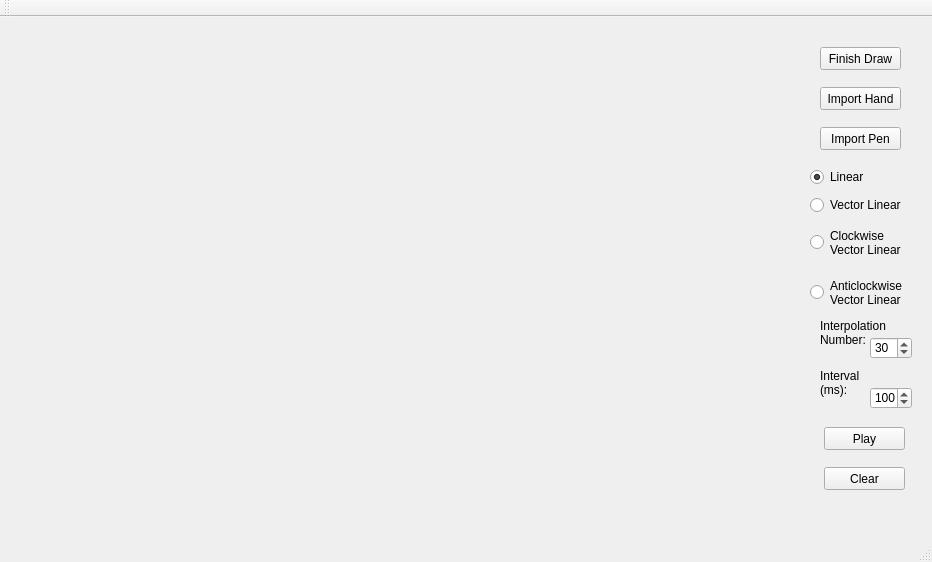
<?xml version="1.0" encoding="UTF-8"?>
<ui version="4.0">
 <class>MainWindow</class>
 <widget class="QMainWindow" name="MainWindow">
  <property name="geometry">
   <rect>
    <x>0</x>
    <y>0</y>
    <width>932</width>
    <height>562</height>
   </rect>
  </property>
  <property name="minimumSize">
   <size>
    <width>932</width>
    <height>562</height>
   </size>
  </property>
  <property name="maximumSize">
   <size>
    <width>932</width>
    <height>562</height>
   </size>
  </property>
  <property name="windowTitle">
   <string>MainWindow</string>
  </property>
  <widget class="QWidget" name="centralWidget">
   <widget class="QPushButton" name="End_Draw">
    <property name="geometry">
     <rect>
      <x>820</x>
      <y>30</y>
      <width>81</width>
      <height>23</height>
     </rect>
    </property>
    <property name="text">
     <string>Finish Draw</string>
    </property>
   </widget>
   <widget class="QRadioButton" name="Linear">
    <property name="geometry">
     <rect>
      <x>810</x>
      <y>150</y>
      <width>61</width>
      <height>20</height>
     </rect>
    </property>
    <property name="text">
     <string>Linear</string>
    </property>
    <property name="checked">
     <bool>true</bool>
    </property>
   </widget>
   <widget class="QRadioButton" name="Vector">
    <property name="geometry">
     <rect>
      <x>810</x>
      <y>180</y>
      <width>101</width>
      <height>16</height>
     </rect>
    </property>
    <property name="text">
     <string>Vector Linear</string>
    </property>
   </widget>
   <widget class="QPushButton" name="Play">
    <property name="geometry">
     <rect>
      <x>824</x>
      <y>410</y>
      <width>81</width>
      <height>23</height>
     </rect>
    </property>
    <property name="text">
     <string>Play</string>
    </property>
   </widget>
   <widget class="QPushButton" name="Clear">
    <property name="geometry">
     <rect>
      <x>824</x>
      <y>450</y>
      <width>81</width>
      <height>23</height>
     </rect>
    </property>
    <property name="text">
     <string>Clear</string>
    </property>
   </widget>
   <widget class="QSpinBox" name="Density">
    <property name="geometry">
     <rect>
      <x>870</x>
      <y>320</y>
      <width>42</width>
      <height>22</height>
     </rect>
    </property>
    <property name="minimum">
     <number>3</number>
    </property>
    <property name="value">
     <number>30</number>
    </property>
   </widget>
   <widget class="QLabel" name="Density_Label">
    <property name="geometry">
     <rect>
      <x>820</x>
      <y>300</y>
      <width>101</width>
      <height>31</height>
     </rect>
    </property>
    <property name="text">
     <string>Interpolation
Number:</string>
    </property>
   </widget>
   <widget class="QSpinBox" name="Interval">
    <property name="geometry">
     <rect>
      <x>870</x>
      <y>370</y>
      <width>42</width>
      <height>22</height>
     </rect>
    </property>
    <property name="minimum">
     <number>10</number>
    </property>
    <property name="maximum">
     <number>1000</number>
    </property>
    <property name="value">
     <number>100</number>
    </property>
   </widget>
   <widget class="QLabel" name="Interval_Label">
    <property name="geometry">
     <rect>
      <x>820</x>
      <y>350</y>
      <width>71</width>
      <height>31</height>
     </rect>
    </property>
    <property name="text">
     <string>Interval
(ms):</string>
    </property>
   </widget>
   <widget class="QRadioButton" name="Vector_Clock">
    <property name="geometry">
     <rect>
      <x>810</x>
      <y>210</y>
      <width>111</width>
      <height>31</height>
     </rect>
    </property>
    <property name="text">
     <string>Clockwise 
Vector Linear</string>
    </property>
   </widget>
   <widget class="QRadioButton" name="Vector_Anticlock">
    <property name="geometry">
     <rect>
      <x>810</x>
      <y>260</y>
      <width>111</width>
      <height>31</height>
     </rect>
    </property>
    <property name="text">
     <string>Anticlockwise 
Vector Linear</string>
    </property>
   </widget>
   <widget class="QPushButton" name="Hand">
    <property name="geometry">
     <rect>
      <x>820</x>
      <y>70</y>
      <width>81</width>
      <height>23</height>
     </rect>
    </property>
    <property name="text">
     <string>Import Hand</string>
    </property>
   </widget>
   <widget class="QPushButton" name="Pen">
    <property name="geometry">
     <rect>
      <x>820</x>
      <y>110</y>
      <width>81</width>
      <height>23</height>
     </rect>
    </property>
    <property name="text">
     <string>Import Pen</string>
    </property>
   </widget>
  </widget>
  <widget class="QMenuBar" name="menuBar">
   <property name="geometry">
    <rect>
     <x>0</x>
     <y>0</y>
     <width>932</width>
     <height>23</height>
    </rect>
   </property>
  </widget>
  <widget class="QToolBar" name="mainToolBar">
   <attribute name="toolBarArea">
    <enum>TopToolBarArea</enum>
   </attribute>
   <attribute name="toolBarBreak">
    <bool>false</bool>
   </attribute>
  </widget>
  <widget class="QStatusBar" name="statusBar"/>
 </widget>
 <layoutdefault spacing="6" margin="11"/>
 <resources/>
 <connections/>
</ui>
